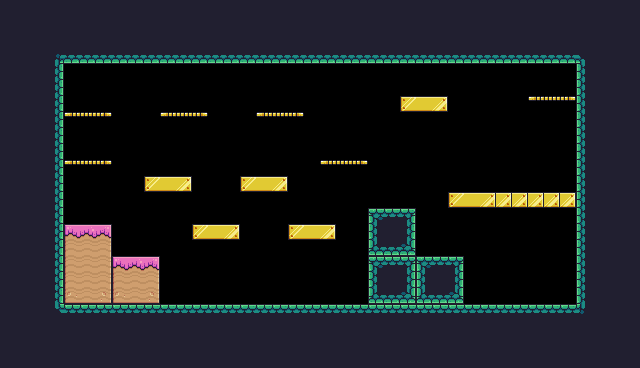

A level layout from a 2D game, rendered from its tile map. Below: a short description, then the map file with tile-grid data replaced by summaries:
An orthogonal 40x23 tile map with 16x16 px tiles, 1 tile layer (Background) and 39 objects (13x Fruit, 6x Platform, 2x Enemy, 2x Saw, Player, ...).

<map version="1.10" tiledversion="1.10.2" orientation="orthogonal" renderorder="right-down" width="40" height="23" tilewidth="16" tileheight="16" infinite="0" nextlayerid="4" nextobjectid="43">
 <tileset firstgid="1" source="Pixel Adventure.tsx" />
 <layer id="1" name="Background" width="40" height="23">
  <data>[920 cells, 920 non-empty, 29 distinct tile ids]</data>
 </layer>
 <objectgroup id="2" name="Collisions">
  <object id="1" x="55" y="54" width="9" height="261" />
  <object id="2" x="55.3333" y="50.6667" width="531.333" height="12" />
  <object id="3" x="575.333" y="49.3333" width="13.3333" height="266" />
  <object id="4" x="56" y="303.333" width="532" height="12" />
  <object id="5" x="368.667" y="207.333" width="46" height="96" />
  <object id="6" x="415.333" y="254.667" width="48.6667" height="48" />
  <object id="7" x="400" y="95.3333" width="46" height="16" />
  <object id="8" x="241.333" y="175.333" width="44.6667" height="15.3333" />
  <object id="10" x="288" y="225.333" width="48" height="15.3333" />
  <object id="11" x="193.333" y="224" width="44.6667" height="14.6667" />
  <object id="12" x="143.333" y="176.667" width="48" height="14.6667" />
  <object id="14" x="63.3333" y="224.667" width="48" height="78" />
  <object id="15" x="110" y="256.667" width="48.6667" height="45.3333" />
  <object id="16" type="Platform" x="64.6667" y="158.667" width="48" height="10.6667" />
  <object id="17" type="Platform" x="64" y="110.667" width="47.3333" height="10" />
  <object id="18" type="Platform" x="160" y="110" width="47.3333" height="12.6667" />
  <object id="19" type="Platform" x="256" y="111.333" width="46.6667" height="10" />
  <object id="20" type="Platform" x="320" y="158" width="47.3333" height="12" />
  <object id="21" type="Platform" x="528.667" y="95.3333" width="46.6667" height="10.6667" />
  <object id="22" x="449.333" y="190.667" width="126.667" height="16" />
 </objectgroup>
 <objectgroup id="3" name="Spawnpoints">
  <object id="23" name="Player" type="Player" x="126.667" y="222" width="33.3333" height="33.3333" />
  <object id="25" name="Pink Man" type="Enemy" x="271" y="271.333" width="32.6667" height="30.6667">
   <properties>
    <property name="offNeg" type="float" value="7" />
    <property name="offPos" type="float" value="4" />
   </properties>
  </object>
  <object id="26" name="Kiwi" type="Fruit" x="70.25" y="129" width="31.5" height="30" />
  <object id="27" name="Kiwi" type="Fruit" x="75.5833" y="82.3333" width="31.5" height="30" />
  <object id="28" name="Kiwi" type="Fruit" x="248.25" y="145" width="31.5" height="30" />
  <object id="29" name="Apple" type="Fruit" x="194" y="273.667" width="32" height="30" />
  <object id="30" name="Apple" type="Fruit" x="267.333" y="80.3333" width="32" height="30" />
  <object id="31" name="Apple" type="Fruit" x="538.667" y="64.3333" width="32" height="30" />
  <object id="32" name="Cherries" type="Fruit" x="542.25" y="160.333" width="31.5" height="30" />
  <object id="33" name="Cherries" type="Fruit" x="542.917" y="127.667" width="31.5" height="30" />
  <object id="34" name="Pink Man" type="Enemy" x="511" y="160.667" width="32.6667" height="30.6667">
   <properties>
    <property name="offNeg" type="float" value="4" />
    <property name="offPos" type="float" value="2" />
   </properties>
  </object>
  <object id="35" name="Cherries" type="Fruit" x="407.583" y="65.6667" width="31.5" height="30" />
  <object id="36" name="Cherries" type="Fruit" x="328.917" y="128.333" width="31.5" height="30" />
  <object id="37" name="Cherries" type="Fruit" x="424.25" y="225.667" width="31.5" height="30" />
  <object id="38" name="Orange" type="Fruit" x="493.333" y="274.167" width="32" height="29" />
  <object id="39" name="Orange" type="Fruit" x="494.667" y="244.167" width="32" height="29" />
  <object id="40" name="flag" type="Checkpoint" x="527.333" y="258.333" width="64" height="46" />
  <object id="41" type="Saw" x="542.667" y="209.5" width="32" height="29">
   <properties>
    <property name="isVertical" type="bool" value="false" />
    <property name="offNeg" type="float" value="8" />
    <property name="offPos" type="float" value="0" />
   </properties>
  </object>
  <object id="42" type="Saw" x="365.333" y="96.1667" width="32" height="29">
   <properties>
    <property name="isVertical" type="bool" value="true" />
    <property name="offNeg" type="float" value="2" />
    <property name="offPos" type="float" value="5" />
   </properties>
  </object>
 </objectgroup>
</map>
